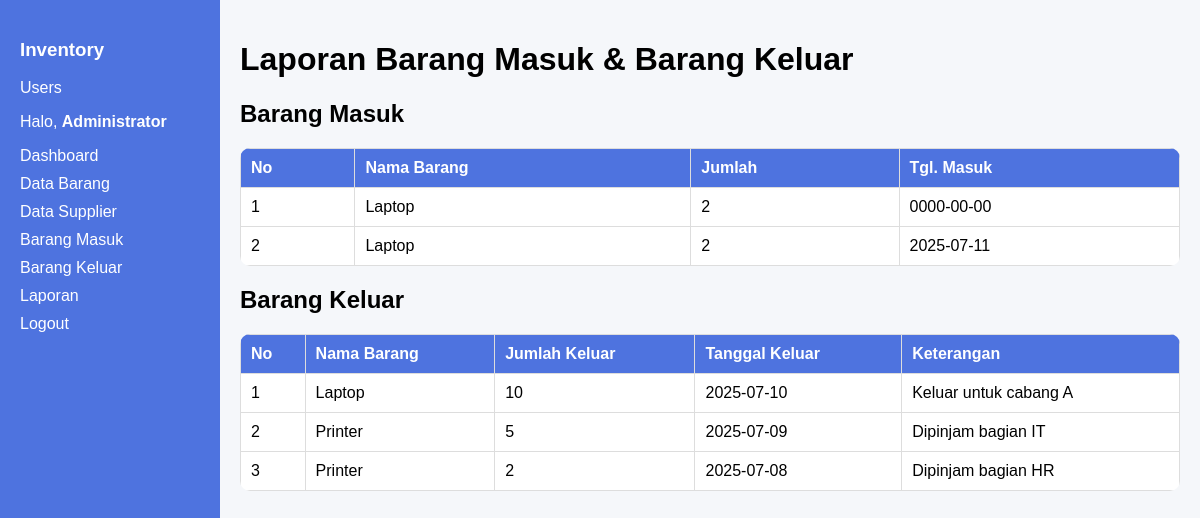
Screenshot of /laporan.php (signed in) with the database file from the repository.
### tables this page shows
CREATE TABLE `barang_masuk` (
  `id` int(11) NOT NULL,
  `id_barang` int(11) NOT NULL,
  `jumlah` int(11) NOT NULL,
  `tanggal` date NOT NULL
);

CREATE TABLE `barang` (
  `id` int(11) NOT NULL,
  `nama_barang` varchar(100) NOT NULL,
  `stok` int(11) NOT NULL,
  `kode_barang` int(11) NOT NULL
);

CREATE TABLE `barang_keluar` (
  `id_keluar` int(11) NOT NULL,
  `id_barang` int(11) NOT NULL,
  `jumlah` int(11) NOT NULL,
  `tgl_keluar` date NOT NULL,
  `keterangan` text DEFAULT NULL
);

### laporan.php (the view, shortened to what this page needs)
<?php
include 'koneksi.php';
?>
<!DOCTYPE html>
<html>
<head>
</head>
<body>
<div class="sidebar">
    <h3>Inventory</h3>
    <a href="users.php">Users</a>
    <p>Halo, <strong><?= htmlspecialchars($_SESSION['user']['nama']) ?></strong></p>
    <a href="dashboard.php">Dashboard</a>
    <a href="barang.php">Data Barang</a>
    <a href="supplier.php">Data Supplier</a>
    <a href="barang_masuk.php">Barang Masuk</a>
    <a href="barang_keluar.php">Barang Keluar</a>
    <a href="laporan.php">Laporan</a>
    <a href="logout.php">Logout</a>
</div>
<div class="content">
    <h1>Laporan Barang Masuk & Barang Keluar</h1>
<h2>Barang Masuk</h2>
<table>
    <tr>
        <th>No</th>
        <th>Nama Barang</th>
        <th>Jumlah</th>
        <th>Tgl. Masuk</th>
    </tr>
    <?php
    $no=1;
    $masuk = mysqli_query($conn, "SELECT barang.*, barang_masuk.* FROM barang INNER JOIN barang_masuk on barang_masuk.id_barang=barang.id");
    while($row = mysqli_fetch_assoc($masuk)) {
        echo "<tr>
                <td>".$no."</td>
                <td>".$row['nama_barang']."</td>
                <td>".$row['jumlah']."</td>
                <td>".$row['tanggal']."</td>
              </tr>";
        $no++;
    }
    ?>
</table>
<h2>Barang Keluar</h2>
<table>
    <tr>
        <th>No</th>
        <th>Nama Barang</th>
        <th>Jumlah Keluar</th>
        <th>Tanggal Keluar</th>
        <th>Keterangan</th>
    </tr>
    <?php
    $no=1;
    $keluar = mysqli_query($conn, "SELECT barang.*, barang_keluar.* FROM barang INNER JOIN barang_keluar on barang_keluar.id_barang=barang.id");
    while($row = mysqli_fetch_assoc($keluar)) {
        echo "<tr>
                <td>".$no."</td>
                <td>".$row['nama_barang']."</td>
                <td>".$row['jumlah']."</td>
                <td>".$row['tgl_keluar']."</td>
                <td>".$row['keterangan']."</td>
              </tr>";
        $no++;
    }
    ?>
</table>
</div>
</body>
</html>

### laporan.php (style rules this page uses)
body { font-family: Arial, sans-serif; margin: 0; padding: 0; background: #f5f7fa; }
.sidebar { width: 180px; height: 100vh; background: #4e73df; color: white; position: fixed; padding: 20px; }
.sidebar a { color: white; text-decoration: none; display: block; margin: 10px 0; }
.content { margin-left: 220px; padding: 20px; }
table { width: 100%; border-collapse: collapse; background: white; border-radius: 10px; overflow: hidden; }
th, td { border: 1px solid #ddd; padding: 10px; text-align: left; }
th { background: #4e73df; color: white; }

### rows the page displays
barang_masuk: id_barang.nama_barang "Laptop", jumlah "2", tanggal "0000-00-00"
barang_masuk: id_barang.nama_barang "Laptop", jumlah "2", tanggal "2025-07-11"
barang_keluar: id_barang.nama_barang "Laptop", jumlah "10", tgl_keluar "2025-07-10", keterangan "Keluar untuk cabang A"
barang_keluar: id_barang.nama_barang "Printer", jumlah "5", tgl_keluar "2025-07-09", keterangan "Dipinjam bagian IT"
barang_keluar: id_barang.nama_barang "Printer", jumlah "2", tgl_keluar "2025-07-08", keterangan "Dipinjam bagian HR"

### other values shown
$_SESSION['user']['nama'] "Administrator"
